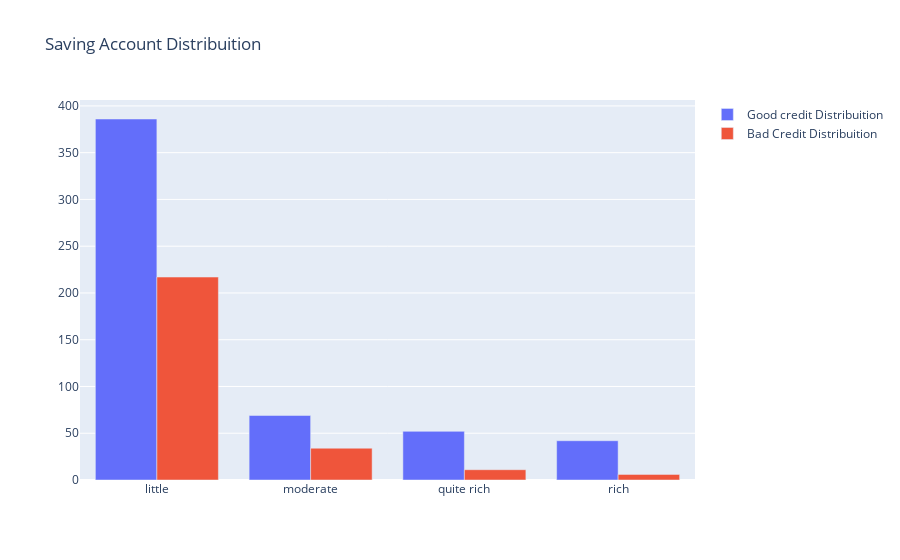

Notebook code cell kept with this figure:
### Markdown cell above
**5. Is there any correlation between saving account and risk?**

### Code cell
trace0 = go.Bar(
    x = df[df["Risk"]== 'good']["Saving accounts"].value_counts().index.values,
    y = df[df["Risk"]== 'good']["Saving accounts"].value_counts().values,
    name='Good credit Distribuition'
)

trace1 = go.Bar(
    x = df[df["Risk"]== 'bad']["Saving accounts"].value_counts().index.values,
    y = df[df["Risk"]== 'bad']["Saving accounts"].value_counts().values,
    name="Bad Credit Distribuition"
)

data = [trace0, trace1]

layout = go.Layout(
    title='Saving Account Distribuition'
)

fig = go.Figure(data=data, layout=layout)

py.iplot(fig, filename='grouped-bar')

### Figure 1 — Plotly figure (JSON) as saved in the notebook; plotly's stock layout.template omitted (floating-point values rounded to 4 significant figures)
{"data": [{"name": "Good credit Distribuition", "type": "bar", "x": ["little", "moderate", "quite rich", "rich"], "y": [386, 69, 52, 42]}, {"name": "Bad Credit Distribuition", "type": "bar", "x": ["little", "moderate", "quite rich", "rich"], "y": [217, 34, 11, 6]}], "layout": {"title": {"text": "Saving Account Distribuition"}}}
